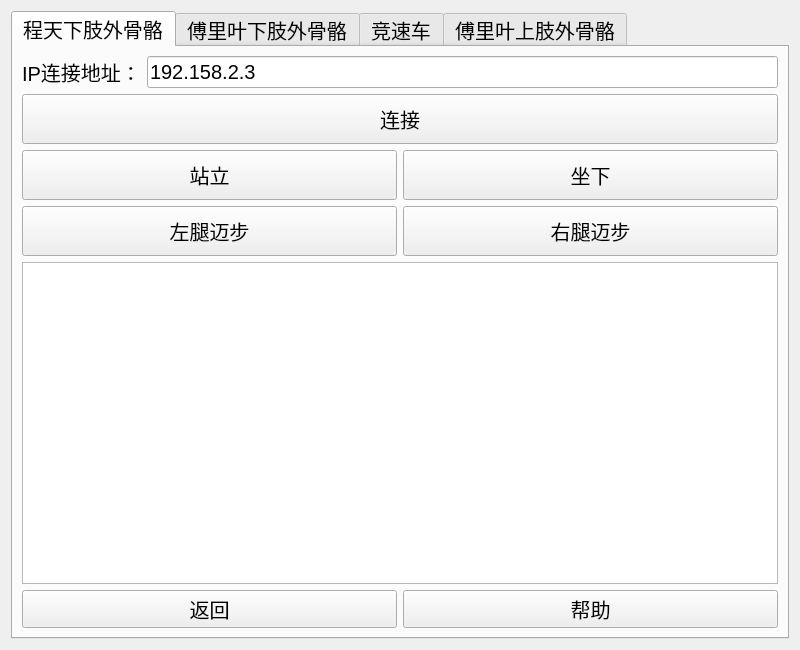
<?xml version="1.0" encoding="UTF-8"?>
<ui version="4.0">
 <class>offline_Form</class>
 <widget class="QWidget" name="offline_Form">
  <property name="geometry">
   <rect>
    <x>0</x>
    <y>0</y>
    <width>800</width>
    <height>650</height>
   </rect>
  </property>
  <property name="windowTitle">
   <string>Form</string>
  </property>
  <layout class="QHBoxLayout" name="horizontalLayout_2">
   <item>
    <widget class="QTabWidget" name="offline_tabWidget">
     <property name="font">
      <font>
       <pointsize>15</pointsize>
      </font>
     </property>
     <property name="currentIndex">
      <number>0</number>
     </property>
     <widget class="QWidget" name="tab">
      <attribute name="title">
       <string>程天下肢外骨骼</string>
      </attribute>
      <layout class="QGridLayout" name="gridLayout">
       <item row="2" column="0">
        <widget class="QPushButton" name="pushButton_back">
         <property name="text">
          <string>返回</string>
         </property>
        </widget>
       </item>
       <item row="2" column="1">
        <widget class="QPushButton" name="pushButton_help">
         <property name="text">
          <string>帮助</string>
         </property>
        </widget>
       </item>
       <item row="1" column="0" colspan="2">
        <widget class="QTextEdit" name="textEdit_order"/>
       </item>
       <item row="0" column="0" colspan="2">
        <layout class="QVBoxLayout" name="verticalLayout">
         <item>
          <layout class="QHBoxLayout" name="horizontalLayout">
           <item>
            <widget class="QLabel" name="label_IP">
             <property name="text">
              <string>IP连接地址：</string>
             </property>
            </widget>
           </item>
           <item>
            <widget class="QLineEdit" name="lineEdit_IP">
             <property name="text">
              <string>192.158.2.3</string>
             </property>
            </widget>
           </item>
          </layout>
         </item>
         <item>
          <layout class="QGridLayout" name="gridLayout_2">
           <item row="1" column="0">
            <widget class="QPushButton" name="pushButton_stand">
             <property name="minimumSize">
              <size>
               <width>50</width>
               <height>50</height>
              </size>
             </property>
             <property name="text">
              <string>站立</string>
             </property>
            </widget>
           </item>
           <item row="0" column="0" colspan="2">
            <widget class="QPushButton" name="pushButton_connect">
             <property name="minimumSize">
              <size>
               <width>100</width>
               <height>50</height>
              </size>
             </property>
             <property name="text">
              <string>连接</string>
             </property>
            </widget>
           </item>
           <item row="1" column="1">
            <widget class="QPushButton" name="pushButton_sit">
             <property name="minimumSize">
              <size>
               <width>50</width>
               <height>50</height>
              </size>
             </property>
             <property name="text">
              <string>坐下</string>
             </property>
            </widget>
           </item>
           <item row="2" column="0">
            <widget class="QPushButton" name="pushButton_left">
             <property name="minimumSize">
              <size>
               <width>50</width>
               <height>50</height>
              </size>
             </property>
             <property name="text">
              <string>左腿迈步</string>
             </property>
            </widget>
           </item>
           <item row="2" column="1">
            <widget class="QPushButton" name="pushButton_right">
             <property name="minimumSize">
              <size>
               <width>50</width>
               <height>50</height>
              </size>
             </property>
             <property name="text">
              <string>右腿迈步</string>
             </property>
            </widget>
           </item>
          </layout>
         </item>
        </layout>
       </item>
      </layout>
     </widget>
     <widget class="QWidget" name="tab_2">
      <attribute name="title">
       <string>傅里叶下肢外骨骼</string>
      </attribute>
     </widget>
     <widget class="QWidget" name="tab_3">
      <attribute name="title">
       <string>竞速车</string>
      </attribute>
     </widget>
     <widget class="QWidget" name="tab_4">
      <attribute name="title">
       <string>傅里叶上肢外骨骼</string>
      </attribute>
     </widget>
    </widget>
   </item>
  </layout>
 </widget>
 <resources/>
 <connections>
  <connection>
   <sender>pushButton_back</sender>
   <signal>clicked()</signal>
   <receiver>offline_Form</receiver>
   <slot>close()</slot>
   <hints>
    <hint type="sourcelabel">
     <x>246</x>
     <y>609</y>
    </hint>
    <hint type="destinationlabel">
     <x>341</x>
     <y>646</y>
    </hint>
   </hints>
  </connection>
 </connections>
</ui>
